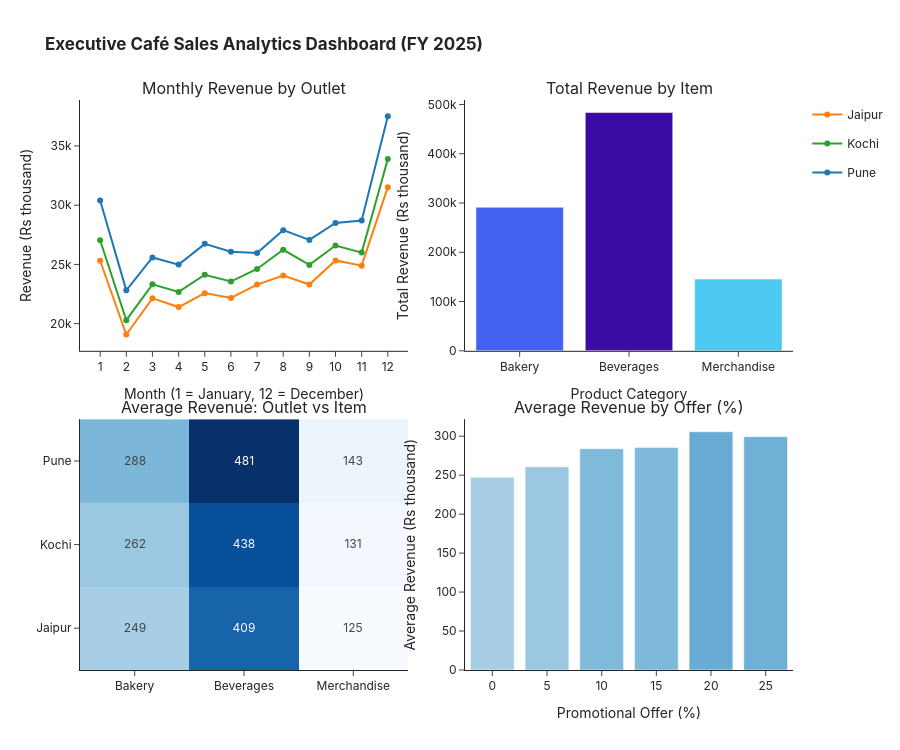

This figure's notebook cell:
### Markdown cell above
## 7. One Dashboard from Several Charts

To eliminate scrolling and provide decision-makers with a unified command center, we synthesize the four charts into a 2x2 grid using Plotly's `make_subplots`.

### Code cell
dash = make_subplots(
    rows=2, cols=2,
    subplot_titles=(
        "Monthly Revenue by Outlet",
        "Total Revenue by Item",
        "Average Revenue: Outlet vs Item",
        "Average Revenue by Offer (%)"
    ),
    vertical_spacing=0.12,
    horizontal_spacing=0.08
)

for trace in fig_a.data:
    dash.add_trace(trace, row=1, col=1)
for trace in fig_b.data:
    trace.showlegend = False
    dash.add_trace(trace, row=1, col=2)
for trace in fig_c.data:
    dash.add_trace(trace, row=2, col=1)
for trace in fig_d.data:
    trace.showlegend = False
    dash.add_trace(trace, row=2, col=2)

dash.update_coloraxes(colorscale="Blues", showscale=False)
dash.update_layout(
    height=750,
    title_text="<b>Executive Café Sales Analytics Dashboard (FY 2025)</b>",
    template="simple_white",
    font=dict(family="Inter, Segoe UI, sans-serif", size=12)
)

dash.update_xaxes(title_text="Month (1 = January, 12 = December)", row=1, col=1, dtick=1)
dash.update_yaxes(title_text="Revenue (Rs thousand)", row=1, col=1)
dash.update_xaxes(title_text="Product Category", row=1, col=2)
dash.update_yaxes(title_text="Total Revenue (Rs thousand)", row=1, col=2)
dash.update_xaxes(title_text="Promotional Offer (%)", row=2, col=2, tickmode='array', tickvals=[0, 5, 10, 15, 20, 25])
dash.update_yaxes(title_text="Average Revenue (Rs thousand)", row=2, col=2)

dash.show()

# Export standalone HTML dashboard
reports_path = pathlib.Path("../reports") if pathlib.Path("../reports").exists() else pathlib.Path("reports")
reports_path.mkdir(exist_ok=True)
dash.write_html(str(reports_path / "cafe_dashboard.html"), include_plotlyjs="cdn")
print("Interactive 2x2 dashboard successfully exported to reports/cafe_dashboard.html")

### Figure 1 — Plotly figure (JSON) as saved in the notebook; plotly's stock layout.template omitted (floating-point values rounded to 4 significant figures)
{"data": [{"hovertemplate": "Outlet=Jaipur<br>Month of Year=%{x}<br>Revenue (Rs thousand)=%{y}<extra></extra>", "legendgroup": "Jaipur", "line": {"color": "#ff7f0e", "dash": "solid"}, "marker": {"symbol": "circle"}, "mode": "lines+markers", "name": "Jaipur", "orientation": "v", "showlegend": true, "type": "scatter", "x": [1, 2, 3, 4, 5, 6, 7, 8, 9, 10, 11, 12], "xaxis": "x", "y": [25310.0, 19080.0, 22140.0, 21400.0, 22570.0, 22170.0, 23300.0, 24060.0, 23300.0, 25340.0, 24890.0, 31520.0], "yaxis": "y"}, {"hovertemplate": "Outlet=Kochi<br>Month of Year=%{x}<br>Revenue (Rs thousand)=%{y}<extra></extra>", "legendgroup": "Kochi", "line": {"color": "#2ca02c", "dash": "solid"}, "marker": {"symbol": "circle"}, "mode": "lines+markers", "name": "Kochi", "orientation": "v", "showlegend": true, "type": "scatter", "x": [1, 2, 3, 4, 5, 6, 7, 8, 9, 10, 11, 12], "xaxis": "x", "y": [27040.0, 20290.0, 23320.0, 22680.0, 24130.0, 23550.0, 24620.0, 26240.0, 24960.0, 26590.0, 26000.0, 33910.0], "yaxis": "y"}, {"hovertemplate": "Outlet=Pune<br>Month of Year=%{x}<br>Revenue (Rs thousand)=%{y}<extra></extra>", "legendgroup": "Pune", "line": {"color": "#1f77b4", "dash": "solid"}, "marker": {"symbol": "circle"}, "mode": "lines+markers", "name": "Pune", "orientation": "v", "showlegend": true, "type": "scatter", "x": [1, 2, 3, 4, 5, 6, 7, 8, 9, 10, 11, 12], "xaxis": "x", "y": [30400.0, 22810.0, 25590.0, 24980.0, 26740.0, 26070.0, 25960.0, 27890.0, 27070.0, 28500.0, 28710.0, 37510.0], "yaxis": "y"}, {"hovertemplate": "Item=%{x}<br>Revenue (Rs thousand)=%{y}<extra></extra>", "legendgroup": "Bakery", "marker": {"color": "#4361ee", "pattern": {"shape": ""}}, "name": "Bakery", "orientation": "v", "showlegend": false, "textposition": "auto", "type": "bar", "x": ["Bakery"], "xaxis": "x2", "y": [291400.0], "yaxis": "y2"}, {"hovertemplate": "Item=%{x}<br>Revenue (Rs thousand)=%{y}<extra></extra>", "legendgroup": "Beverages", "marker": {"color": "#3a0ca3", "pattern": {"shape": ""}}, "name": "Beverages", "orientation": "v", "showlegend": false, "textposition": "auto", "type": "bar", "x": ["Beverages"], "xaxis": "x2", "y": [483600.0], "yaxis": "y2"}, {"hovertemplate": "Item=%{x}<br>Revenue (Rs thousand)=%{y}<extra></extra>", "legendgroup": "Merchandise", "marker": {"color": "#4cc9f0", "pattern": {"shape": ""}}, "name": "Merchandise", "orientation": "v", "showlegend": false, "textposition": "auto", "type": "bar", "x": ["Merchandise"], "xaxis": "x2", "y": [145600.0], "yaxis": "y2"}, {"coloraxis": "coloraxis", "hovertemplate": "Item: %{x}<br>Outlet: %{y}<br>Avg Rev (Rs k): %{z}<extra></extra>", "name": "0", "texttemplate": "%{z:.0f}", "type": "heatmap", "x": ["Bakery", "Beverages", "Merchandise"], "xaxis": "x3", "y": ["Jaipur", "Kochi", "Pune"], "yaxis": "y3", "z": [[248.5, 409.1, 124.5], [261.8, 437.7, 131.5], [287.9, 480.6, 143.4]]}, {"hovertemplate": "Offer (%)=%{x}<br>Revenue (Rs thousand)=%{marker.color}<extra></extra>", "legendgroup": "", "marker": {"color": [247.5, 260.7, 284.0, 285.6, 305.7, 299.4], "coloraxis": "coloraxis", "pattern": {"shape": ""}}, "name": "", "orientation": "v", "showlegend": false, "textposition": "auto", "type": "bar", "x": [0, 5, 10, 15, 20, 25], "xaxis": "x4", "y": [247.5, 260.7, 284.0, 285.6, 305.7, 299.4], "yaxis": "y4"}], "layout": {"annotations": [{"font": {"size": 16}, "showarrow": false, "text": "Monthly Revenue by Outlet", "x": 0.23, "xanchor": "center", "xref": "paper", "y": 1.0, "yanchor": "bottom", "yref": "paper"}, {"font": {"size": 16}, "showarrow": false, "text": "Total Revenue by Item", "x": 0.77, "xanchor": "center", "xref": "paper", "y": 1.0, "yanchor": "bottom", "yref": "paper"}, {"font": {"size": 16}, "showarrow": false, "text": "Average Revenue: Outlet vs Item", "x": 0.23, "xanchor": "center", "xref": "paper", "y": 0.44, "yanchor": "bottom", "yref": "paper"}, {"font": {"size": 16}, "showarrow": false, "text": "Average Revenue by Offer (%)", "x": 0.77, "xanchor": "center", "xref": "paper", "y": 0.44, "yanchor": "bottom", "yref": "paper"}], "coloraxis": {"colorscale": [[0.0, "rgb(247,251,255)"], [0.125, "rgb(222,235,247)"], [0.25, "rgb(198,219,239)"], [0.375, "rgb(158,202,225)"], [0.5, "rgb(107,174,214)"], [0.625, "rgb(66,146,198)"], [0.75, "rgb(33,113,181)"], [0.875, "rgb(8,81,156)"], [1.0, "rgb(8,48,107)"]], "showscale": false}, "font": {"family": "Inter, Segoe UI, sans-serif", "size": 12}, "height": 750, "title": {"text": "<b>Executive Café Sales Analytics Dashboard (FY 2025)</b>"}, "xaxis": {"anchor": "y", "domain": [0.0, 0.46], "dtick": 1, "title": {"text": "Month (1 = January, 12 = December)"}}, "xaxis2": {"anchor": "y2", "domain": [0.54, 1.0], "title": {"text": "Product Category"}}, "xaxis3": {"anchor": "y3", "domain": [0.0, 0.46]}, "xaxis4": {"anchor": "y4", "domain": [0.54, 1.0], "tickmode": "array", "tickvals": [0, 5, 10, 15, 20, 25], "title": {"text": "Promotional Offer (%)"}}, "yaxis": {"anchor": "x", "domain": [0.56, 1.0], "title": {"text": "Revenue (Rs thousand)"}}, "yaxis2": {"anchor": "x2", "domain": [0.56, 1.0], "title": {"text": "Total Revenue (Rs thousand)"}}, "yaxis3": {"anchor": "x3", "domain": [0.0, 0.44]}, "yaxis4": {"anchor": "x4", "domain": [0.0, 0.44], "title": {"text": "Average Revenue (Rs thousand)"}}}}
